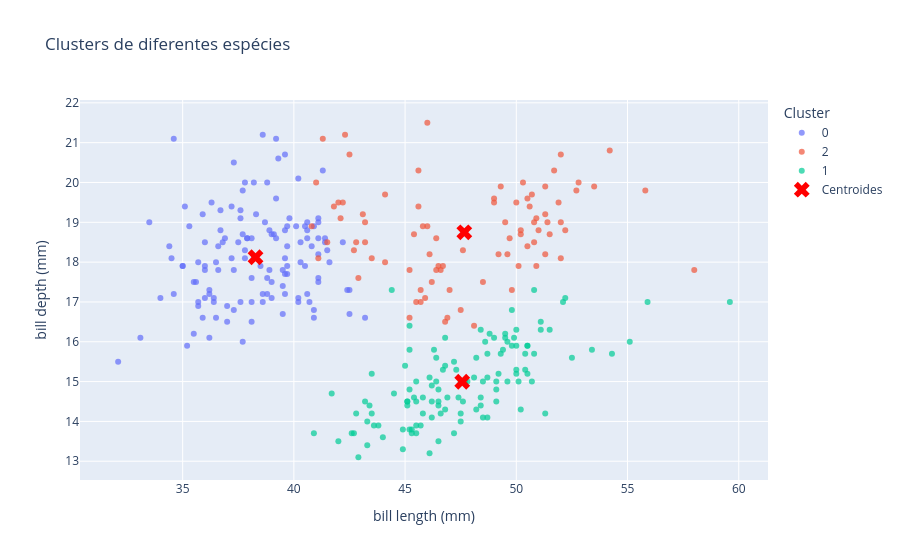

Notebook code cell kept with this figure:
### Code cell
df_clusters = pd.DataFrame({
	'bill_length_mm':penguins['bill_length_mm'],
	'bill_depth_mm': penguins['bill_depth_mm'],
	'cluster': labels.astype(str)
})

fig = px.scatter(df_clusters, x='bill_length_mm', y='bill_depth_mm', color='cluster',
		color_continuous_scale='viridis', opacity=0.7,
		title='Clusters de diferentes espécies')

fig.add_scatter(x=centroides_originais[:, 0], y=centroides_originais[:, 1],
		mode='markers', marker=dict(color='red', symbol='x', size=14),
		name='Centroides')

fig.update_layout(xaxis_title='bill length (mm)', yaxis_title='bill depth (mm)',
		legend_title='Cluster')
fig.show()

### Figure 1 — Plotly figure (JSON) as saved in the notebook; plotly's stock layout.template omitted (floating-point values rounded to 4 significant figures; data arrays with more than 128 entries replaced by an {"elided": "..."} marker saying what was removed)
{"data": [{"hovertemplate": "cluster=0<br>bill_length_mm=%{x}<br>bill_depth_mm=%{y}<extra></extra>", "legendgroup": "0", "marker": {"color": "#636efa", "opacity": 0.7, "symbol": "circle"}, "mode": "markers", "name": "0", "orientation": "v", "showlegend": true, "type": "scatter", "x": {"elided": "129 float values"}, "xaxis": "x", "y": {"elided": "129 float values"}, "yaxis": "y"}, {"hovertemplate": "cluster=2<br>bill_length_mm=%{x}<br>bill_depth_mm=%{y}<extra></extra>", "legendgroup": "2", "marker": {"color": "#EF553B", "opacity": 0.7, "symbol": "circle"}, "mode": "markers", "name": "2", "orientation": "v", "showlegend": true, "type": "scatter", "x": [42.5, 46, 44.1, 42.3, 42, 41.3, 41.8, 45.8, 42.8, 42.1, 42.9, 41.1, 40.8, 43.2, 41, 43.2, 45.6, 42.2, 42.7, 44.1, 43.1, 41.5, 46.5, 50, 51.3, 45.4, 52.7, 45.2, 46.1, 51.3, 46, 51.3, 46.6, 51.7, 47, 52, 45.9, 50.5, 50.3, 58, 46.4, 49.2, 48.5, 50.6, 46.7, 52, 50.5, 49.5, 46.4, 52.8, 54.2, 51, 49.7, 47.5, 47.6, 52, 46.9, 53.5, 49, 46.2, 50.9, 45.5, 50.9, 50.8, 50.1, 49, 51.5, 49.8, 48.1, 51.4, 45.7, 50.7, 52.2, 45.2, 49.3, 50.2, 45.6, 51.9, 46.8, 45.7, 55.8, 43.5, 49.6, 50.8, 50.2], "xaxis": "x", "y": [20.7, 21.5, 19.7, 21.2, 19.5, 21.1, 19.4, 18.9, 18.5, 19.1, 17.6, 18.1, 18.9, 18.5, 20, 19, 20.3, 19.5, 18.3, 18, 19.2, 18.5, 17.9, 19.5, 19.2, 18.7, 19.8, 17.8, 18.2, 18.2, 18.9, 19.9, 17.8, 20.3, 17.3, 18.1, 17.1, 19.6, 20, 17.8, 18.6, 18.2, 17.5, 19.4, 17.9, 19, 18.4, 19, 17.8, 20, 20.8, 18.8, 18.6, 16.8, 18.3, 20.7, 16.6, 19.9, 19.5, 17.5, 19.1, 17, 17.9, 18.5, 17.9, 19.6, 18.7, 17.3, 16.4, 19, 17.3, 19.7, 18.8, 16.6, 19.9, 18.8, 19.4, 19.5, 16.5, 17, 19.8, 18.1, 18.2, 19, 18.7], "yaxis": "y"}, {"hovertemplate": "cluster=1<br>bill_length_mm=%{x}<br>bill_depth_mm=%{y}<extra></extra>", "legendgroup": "1", "marker": {"color": "#00cc96", "opacity": 0.7, "symbol": "circle"}, "mode": "markers", "name": "1", "orientation": "v", "showlegend": true, "type": "scatter", "x": [46.1, 50, 48.7, 50, 47.6, 46.5, 45.4, 46.7, 43.3, 46.8, 40.9, 49, 45.5, 48.4, 45.8, 49.3, 42, 49.2, 46.2, 48.7, 50.2, 45.1, 46.5, 46.3, 42.9, 46.1, 47.8, 48.2, 50, 47.3, 42.8, 45.1, 59.6, 49.1, 48.4, 42.6, 44.4, 44, 48.7, 42.7, 49.6, 45.3, 49.6, 50.5, 43.6, 45.5, 50.5, 44.9, 45.2, 46.6, 48.5, 45.1, 50.1, 46.5, 45, 43.8, 45.5, 43.2, 50.4, 45.3, 46.2, 45.7, 54.3, 45.8, 49.8, 49.5, 43.5, 50.7, 47.7, 46.4, 48.2, 46.5, 46.4, 48.6, 47.5, 51.1, 45.2, 45.2, 49.1, 52.5, 47.4, 50, 44.9, 50.8, 43.4, 51.3, 47.5, 52.1, 47.5, 52.2, 45.5, 49.5, 44.5, 50.8, 49.4, 46.9, 48.4, 51.1, 48.5, 55.9, 47.2, 49.1, 46.8, 41.7, 53.4, 43.3, 48.1, 50.5, 49.8, 43.5, 51.5, 46.2, 55.1, 48.8, 47.2, 46.8, 50.4, 45.2, 49.9], "xaxis": "x", "y": [13.2, 16.3, 14.1, 15.2, 14.5, 13.5, 14.6, 15.3, 13.4, 15.4, 13.7, 16.1, 13.7, 14.6, 14.6, 15.7, 13.5, 15.2, 14.5, 15.1, 14.3, 14.5, 14.5, 15.8, 13.1, 15.1, 15, 14.3, 15.3, 15.3, 14.2, 14.5, 17, 14.8, 16.3, 13.7, 17.3, 13.6, 15.7, 13.7, 16, 13.7, 15, 15.9, 13.9, 13.9, 15.9, 13.3, 15.8, 14.2, 14.1, 14.4, 15, 14.4, 15.4, 13.9, 15, 14.5, 15.3, 13.8, 14.9, 13.9, 15.7, 14.2, 16.8, 16.2, 14.2, 15, 15, 15.6, 15.6, 14.8, 15, 16, 14.2, 16.3, 13.8, 16.4, 14.5, 15.6, 14.6, 15.9, 13.8, 17.3, 14.4, 14.2, 14, 17, 15, 17.1, 14.5, 16.1, 14.7, 15.7, 15.8, 14.6, 14.4, 16.5, 15, 17, 15.5, 15, 16.1, 14.7, 15.8, 14, 15.1, 15.2, 15.9, 15.2, 16.3, 14.1, 16, 16.2, 13.7, 14.3, 15.7, 14.8, 16.1], "yaxis": "y"}, {"marker": {"color": "red", "size": 14, "symbol": "x"}, "mode": "markers", "name": "Centroides", "type": "scatter", "x": [38.28, 47.57, 47.66], "y": [18.12, 15.0, 18.75]}], "layout": {"autosize": true, "legend": {"title": {"text": "Cluster"}, "tracegroupgap": 0}, "title": {"text": "Clusters de diferentes espécies"}, "xaxis": {"anchor": "y", "autorange": true, "domain": [0, 1], "range": [30.43, 61.27], "title": {"text": "bill length (mm)"}, "type": "linear"}, "yaxis": {"anchor": "x", "autorange": true, "domain": [0, 1], "range": [12.41, 22.19], "title": {"text": "bill depth (mm)"}, "type": "linear"}}}
